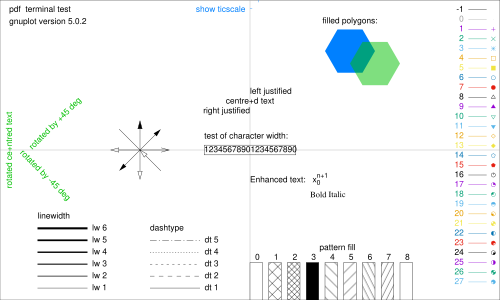

Write the gnuplot code that produced this figure.
# カラー PDF(拡張モード) で出力
set term pdf color enhanced
# 出力ファイル名は sample.pdf
set output "sample.pdf"
# サンプルを出力
test
quit
